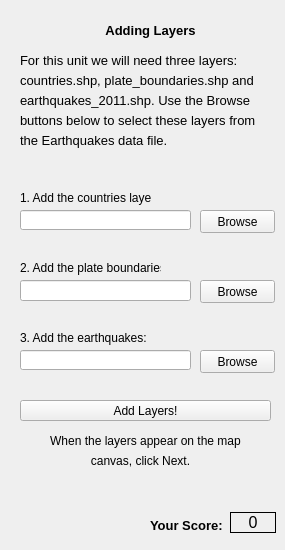
  <widget class="QWizardPage" name="wizardPage2">
   <widget class="QLabel" name="label_4">
    <property name="geometry">
     <rect>
      <x>20</x>
      <y>330</y>
      <width>131</width>
      <height>16</height>
     </rect>
    </property>
    <property name="text">
     <string>3. Add the earthquakes:</string>
    </property>
   </widget>
   <widget class="QLabel" name="label_3">
    <property name="geometry">
     <rect>
      <x>20</x>
      <y>260</y>
      <width>141</width>
      <height>16</height>
     </rect>
    </property>
    <property name="text">
     <string>2. Add the plate boundaries:</string>
    </property>
   </widget>
   <widget class="QLineEdit" name="eqLineEdit">
    <property name="geometry">
     <rect>
      <x>20</x>
      <y>350</y>
      <width>171</width>
      <height>20</height>
     </rect>
    </property>
   </widget>
   <widget class="QLabel" name="label_2">
    <property name="geometry">
     <rect>
      <x>20</x>
      <y>190</y>
      <width>131</width>
      <height>16</height>
     </rect>
    </property>
    <property name="text">
     <string>1. Add the countries layer:</string>
    </property>
   </widget>
   <widget class="QLineEdit" name="countriesLineEdit">
    <property name="geometry">
     <rect>
      <x>20</x>
      <y>210</y>
      <width>171</width>
      <height>20</height>
     </rect>
    </property>
   </widget>
   <widget class="QPushButton" name="eqBrowseButton">
    <property name="geometry">
     <rect>
      <x>200</x>
      <y>350</y>
      <width>75</width>
      <height>23</height>
     </rect>
    </property>
    <property name="text">
     <string>Browse</string>
    </property>
   </widget>
   <widget class="QPushButton" name="AddLayerButton">
    <property name="geometry">
     <rect>
      <x>20</x>
      <y>400</y>
      <width>251</width>
      <height>21</height>
     </rect>
    </property>
    <property name="text">
     <string>Add Layers!</string>
    </property>
   </widget>
   <widget class="QPushButton" name="countriesBrowseButton">
    <property name="geometry">
     <rect>
      <x>200</x>
      <y>210</y>
      <width>75</width>
      <height>23</height>
     </rect>
    </property>
    <property name="text">
     <string>Browse</string>
    </property>
   </widget>
   <widget class="QLabel" name="label">
    <property name="geometry">
     <rect>
      <x>150</x>
      <y>510</y>
      <width>81</width>
      <height>31</height>
     </rect>
    </property>
    <property name="font">
     <font>
      <pointsize>10</pointsize>
      <weight>75</weight>
      <bold>true</bold>
     </font>
    </property>
    <property name="text">
     <string>Your Score:</string>
    </property>
   </widget>
   <widget class="QLabel" name="Score_label">
    <property name="geometry">
     <rect>
      <x>230</x>
      <y>512</y>
      <width>46</width>
      <height>21</height>
     </rect>
    </property>
    <property name="font">
     <font>
      <pointsize>12</pointsize>
     </font>
    </property>
    <property name="frameShape">
     <enum>QFrame::Panel</enum>
    </property>
    <property name="text">
     <string>0</string>
    </property>
    <property name="alignment">
     <set>Qt::AlignCenter</set>
    </property>
   </widget>
   <widget class="QLabel" name="label_5">
    <property name="geometry">
     <rect>
      <x>40</x>
      <y>430</y>
      <width>211</width>
      <height>21</height>
     </rect>
    </property>
    <property name="text">
     <string>When the layers appear on the map</string>
    </property>
    <property name="alignment">
     <set>Qt::AlignCenter</set>
    </property>
   </widget>
   <widget class="QLabel" name="label_6">
    <property name="geometry">
     <rect>
      <x>70</x>
      <y>450</y>
      <width>141</width>
      <height>21</height>
     </rect>
    </property>
    <property name="text">
     <string>canvas, click Next.</string>
    </property>
    <property name="alignment">
     <set>Qt::AlignCenter</set>
    </property>
   </widget>
   <widget class="QLabel" name="label_7">
    <property name="geometry">
     <rect>
      <x>90</x>
      <y>20</y>
      <width>121</width>
      <height>21</height>
     </rect>
    </property>
    <property name="font">
     <font>
      <pointsize>10</pointsize>
      <weight>75</weight>
      <bold>true</bold>
     </font>
    </property>
    <property name="text">
     <string>Adding Layers</string>
    </property>
    <property name="alignment">
     <set>Qt::AlignCenter</set>
    </property>
   </widget>
   <widget class="QLabel" name="label_8">
    <property name="geometry">
     <rect>
      <x>20</x>
      <y>50</y>
      <width>241</width>
      <height>21</height>
     </rect>
    </property>
    <property name="font">
     <font>
      <pointsize>10</pointsize>
     </font>
    </property>
    <property name="text">
     <string>For this unit we will need three layers: </string>
    </property>
   </widget>
   <widget class="QLabel" name="label_9">
    <property name="geometry">
     <rect>
      <x>20</x>
      <y>70</y>
      <width>241</width>
      <height>21</height>
     </rect>
    </property>
    <property name="font">
     <font>
      <pointsize>10</pointsize>
     </font>
    </property>
    <property name="text">
     <string>countries.shp, plate_boundaries.shp and</string>
    </property>
   </widget>
   <widget class="QLabel" name="label_10">
    <property name="geometry">
     <rect>
      <x>20</x>
      <y>90</y>
      <width>241</width>
      <height>21</height>
     </rect>
    </property>
    <property name="font">
     <font>
      <pointsize>10</pointsize>
     </font>
    </property>
    <property name="text">
     <string>earthquakes_2011.shp. Use the Browse</string>
    </property>
   </widget>
   <widget class="QLabel" name="label_11">
    <property name="geometry">
     <rect>
      <x>20</x>
      <y>110</y>
      <width>241</width>
      <height>21</height>
     </rect>
    </property>
    <property name="font">
     <font>
      <pointsize>10</pointsize>
     </font>
    </property>
    <property name="text">
     <string>buttons below to select these layers from</string>
    </property>
   </widget>
   <widget class="QLabel" name="label_12">
    <property name="geometry">
     <rect>
      <x>20</x>
      <y>130</y>
      <width>241</width>
      <height>21</height>
     </rect>
    </property>
    <property name="font">
     <font>
      <pointsize>10</pointsize>
     </font>
    </property>
    <property name="text">
     <string>the Earthquakes data file.</string>
    </property>
   </widget>
   <widget class="QLineEdit" name="platesLineEdit">
    <property name="geometry">
     <rect>
      <x>20</x>
      <y>280</y>
      <width>171</width>
      <height>21</height>
     </rect>
    </property>
   </widget>
   <widget class="QPushButton" name="platesBrowseButton">
    <property name="geometry">
     <rect>
      <x>200</x>
      <y>280</y>
      <width>75</width>
      <height>23</height>
     </rect>
    </property>
    <property name="text">
     <string>Browse</string>
    </property>
   </widget>
  </widget>
